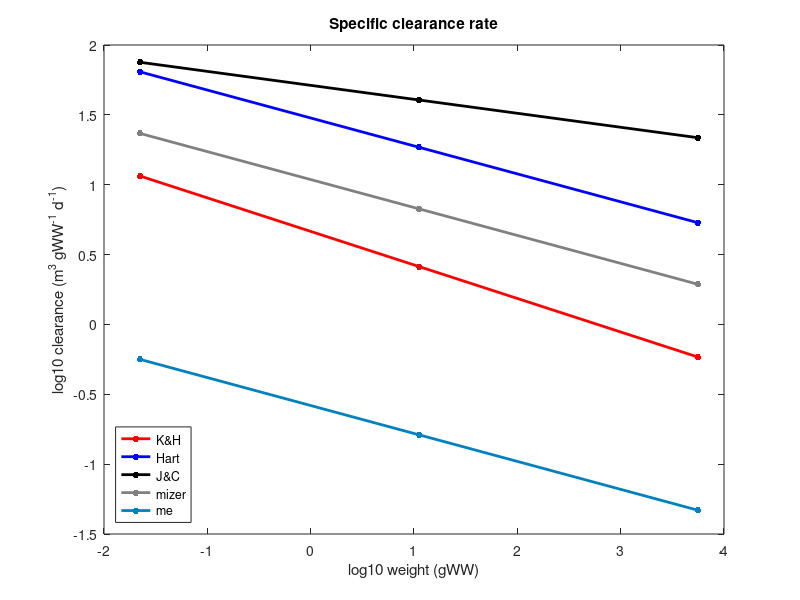
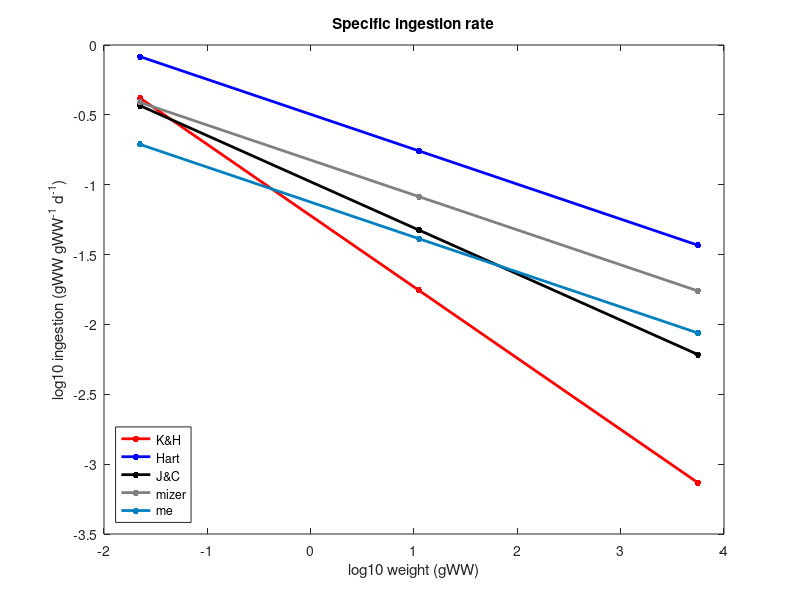
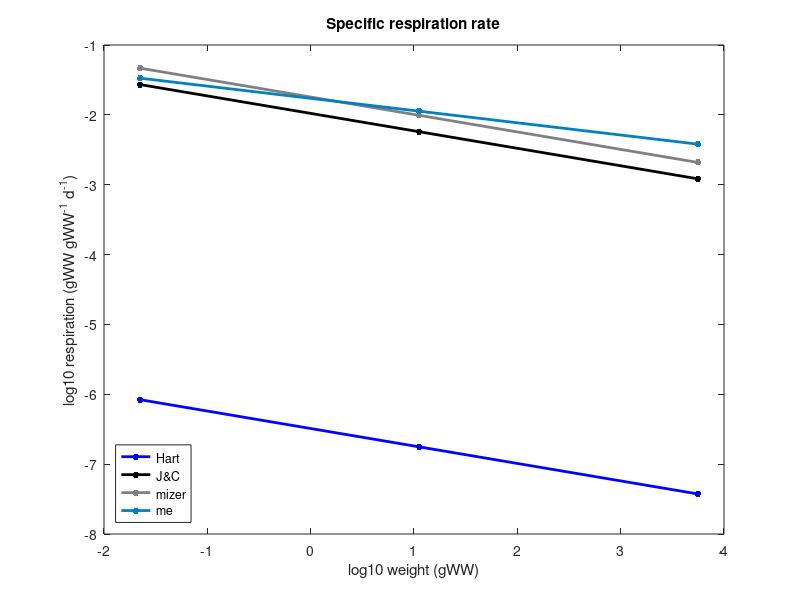
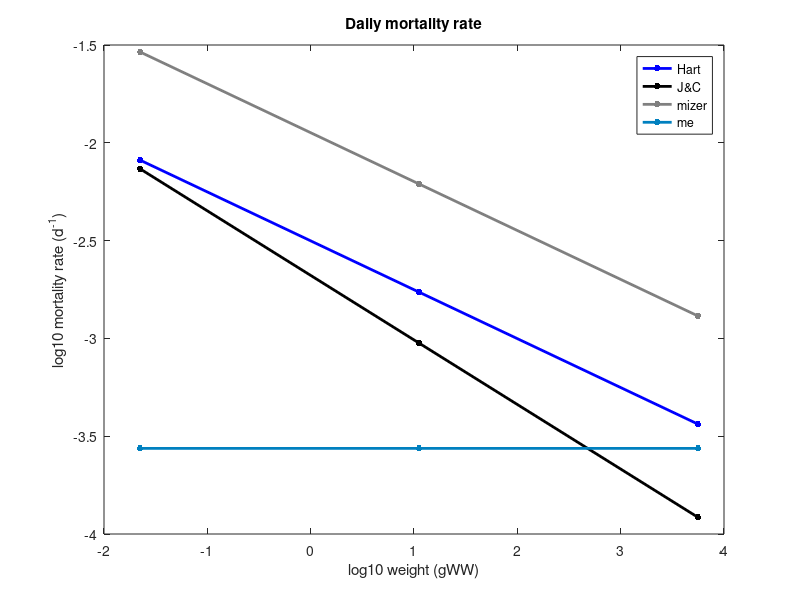

MATLAB code to generate these figures, in order:
% Compare diff Cmax, metab, A, ingest eqs

clear all
close all

prey=0:0.005:0.3;
temp=15;

%!Individual Mass (g)
M_s = 10^((log10(0.001)+log10(0.5))/2);
M_m = 10^((log10(0.5)+log10(250))/2);
M_l = 10^((log10(250)+log10(125000))/2);

%! Body lengths (mm)
% Convert from mm to cm and use their const coeff = 0.01g/cm3
L_s = 10.0 * (M_s/0.01)^(1/3); % small
L_m = 10.0 * (M_m/0.01)^(1/3); % medium
L_l = 10.0 * (M_l/0.01)^(1/3); % large

m=[M_s; M_m; M_l];

%Hartvig et al. constants
q=1-0.8;
h=85;
w=0.0025298;
gamma=0.8e4;
n=1-0.75;
p=1-0.75;
k=10;
u=0.84;

%mizer constants
h2=40;
gamma2=2.9e3;
k2=4.8;
u2=3;

%J&C 15 constants
Q=1-0.9;
H=25;
W=0.0025298;
G=1.37e4;
N=1-0.67;
K=2.5;
U=0.5;
temp2 = temp+273;
Tref = 283;
E=0.6;
k=8.62e-5;


%% Mortality
%Hartvig
Hu = exp(0.063*(temp-10.0)) .* (u.*m.^(-n))/365;

%mizer
Zu = exp(0.063*(temp-10.0)) .* (u2.*m.^(-n))/365;

%J&C
Ju = exp((-1*E/k)*((1./temp2)-(1./Tref))) .* (U.*m.^(-N))/365;

%me
Cu = 0.1/365 * ones(size(m));

%% Annual Mortality
%Hartvig
HuA = exp(0.063*(temp-10.0)) .* (u.*m.^(-n));

%mizer
ZuA = exp(0.063*(temp-10.0)) .* (u2.*m.^(-n));

%J&C
JuA = exp((-1*E/k)*((1./temp2)-(1./Tref))) .* (U.*m.^(-N));

%me
CuA = 0.1 * ones(size(m));


%% Max ingestion
%Kiorboe & Hirst
Imax = exp(0.063*(temp-15.0)) .* 2.5 .* m.^(-0.51) .* 24e-3;

%Hartvig
Hcmax = exp(0.063*(temp-10.0)) .* (h.*m.^-n)/365;

%mizer
Zcmax = exp(0.063*(temp-10.0)) .* (h2.*m.^-n)/365;

%J&C
Jcmax = exp((-1*E/k)*((1./temp2)-(1./Tref))) .* (H.*m.^-N)/365;

%Me
Ccmax = (exp(0.063*(temp-10.0)) .* 20 .* m.^(-0.25)) ./365.0;

%% Respiration
%Hartvig
Hmet = exp(0.063*(temp-10.0)) .* k.*m.^-p ./365.0;

%mizer
Zmet = exp(0.063*(temp-10.0)) .* k2.*m.^-p ./365.0;

%J&C
Jmet = exp((-1*E/k)*((1./temp2)-(1./Tref))) .* K.*m.^-p ./365.0;

%Me
Cmet = 0.2 * (exp(0.0905*(temp-10.0)) .* 20 .* m.^(-0.175)) ./365.0;

%% Max clearance rate/search volume
%Kiorboe & Hirst
Fmax = exp(0.063*(temp-15.0)) .* 10^(3.24) .* m.^(-0.24) .* (24e-3/9);

%Hartvig
HA = exp(0.063*(temp-10.0)) .* (gamma*m.^-q)/365;

%mizer
ZA = exp(0.063*(temp-10.0)) .* (gamma2*m.^-q)/365;

%J&C
JA = exp(0.063*(temp-10.0)) .* (G*m.^-Q)/365;

%me
CA = (exp(0.063*(temp-10.0)) .* 70 .* m.^(-0.2)) ./365.0;

%%
figure(1)
%subplot(2,2,1)
plot(log10(m),log10(Fmax),'.-r','MarkerSize',15,'LineWidth',2); hold on;
plot(log10(m),log10(HA),'.-b','MarkerSize',15,'LineWidth',2); hold on;
plot(log10(m),log10(JA),'.-k','MarkerSize',15,'LineWidth',2); hold on;
plot(log10(m),log10(ZA),'.-','color',[0.5 0.5 0.5],'MarkerSize',15,'LineWidth',2); hold on;
plot(log10(m),log10(CA),'.-','color',[0 0.5 0.75],'MarkerSize',15,'LineWidth',2); hold on;
ylabel('log10 clearance (m^3 gWW^-^1 d^-^1)')
xlabel('log10 weight (gWW)')
legend('K&H','Hart','J&C','mizer','me')
legend('location','southwest')
title('Specific clearance rate')
print('-dpng','Clearance_comp_mass_new_sizes_v3.png')

figure(2)
%subplot(2,2,1)
plot(log10(m),log10(Imax),'.-r','MarkerSize',15,'LineWidth',2); hold on;
plot(log10(m),log10(Hcmax),'.-b','MarkerSize',15,'LineWidth',2); hold on;
plot(log10(m),log10(Jcmax),'.-k','MarkerSize',15,'LineWidth',2); hold on;
plot(log10(m),log10(Zcmax),'.-','color',[0.5 0.5 0.5],'MarkerSize',15,'LineWidth',2); hold on;
plot(log10(m),log10(Ccmax),'.-','color',[0 0.5 0.75],'MarkerSize',15,'LineWidth',2); hold on;
ylabel('log10 ingestion (gWW gWW^-^1 d^-^1)')
xlabel('log10 weight (gWW)')
legend('K&H','Hart','J&C','mizer','me')
legend('location','southwest')
title('Specific ingestion rate')
print('-dpng','Ingestion_comp_mass_new_sizes_v3.png')

figure(3)
%subplot(2,2,1)
plot(log10(m),log10(Hmet),'.-b','MarkerSize',15,'LineWidth',2); hold on;
plot(log10(m),log10(Jmet),'.-k','MarkerSize',15,'LineWidth',2); hold on;
plot(log10(m),log10(Zmet),'.-','color',[0.5 0.5 0.5],'MarkerSize',15,'LineWidth',2); hold on;
plot(log10(m),log10(Cmet),'.-','color',[0 0.5 0.75],'MarkerSize',15,'LineWidth',2); hold on;
ylabel('log10 respiration (gWW gWW^-^1 d^-^1)')
xlabel('log10 weight (gWW)')
legend('Hart','J&C','mizer','me')
legend('location','southwest')
title('Specific respiration rate')
print('-dpng','Respiration_comp_mass_new_sizes_v3.png')

figure(4)
%subplot(2,2,1)
plot(log10(m),log10(Hu),'.-b','MarkerSize',15,'LineWidth',2); hold on;
plot(log10(m),log10(Ju),'.-k','MarkerSize',15,'LineWidth',2); hold on;
plot(log10(m),log10(Zu),'.-','color',[0.5 0.5 0.5],'MarkerSize',15,'LineWidth',2); hold on;
plot(log10(m),log10(Cu),'.-','color',[0 0.5 0.75],'MarkerSize',15,'LineWidth',2); hold on;
ylabel('log10 mortality rate (d^-^1)')
xlabel('log10 weight (gWW)')
legend('Hart','J&C','mizer','me')
legend('location','northeast')
title('Daily mortality rate')
print('-dpng','Mortality_comp_mass_new_sizes_v3.png')

%% TEMP-DEP
mass=[M_s; M_m; M_l];
temp = -2:30;
temp2 = temp+273;

for s=1:3
    m = mass(s);
    
    %% Mortality
    %Hartvig
    Hu = exp(0.063*(temp-10.0)) .* (u.*m.^(-n))/365;
    
    %mizer
    Zu = exp(0.063*(temp-10.0)) .* (u2.*m.^(-n))/365;
    
    %J&C
    Ju = exp((-1*E/k)*((1./temp2)-(1./Tref))) .* (U.*m.^(-N))/365;
    
    %me
    Cu = 0.1/365 * ones(size(temp));
    
    %% Annual Mortality
    %Hartvig
    HuA = exp(0.063*(temp-10.0)) .* (u.*m.^(-n));
    
    %mizer
    ZuA = exp(0.063*(temp-10.0)) .* (u2.*m.^(-n));
    
    %J&C
    JuA = exp((-1*E/k)*((1./temp2)-(1./Tref))) .* (U.*m.^(-N));
    
    %me
    CuA = 0.1 * ones(size(temp));
    
    
    %% Max ingestion
    %Kiorboe & Hirst
    Imax = exp(0.063*(temp-15.0)) .* 2.5 .* m.^(-0.51) .* 24e-3;
    
    %Hartvig
    Hcmax = exp(0.063*(temp-10.0)) .* (h.*m.^-n)/365;
    
    %mizer
    Zcmax = exp(0.063*(temp-10.0)) .* (h2.*m.^-n)/365;
    
    %J&C
    Jcmax = exp((-1*E/k)*((1./temp2)-(1./Tref))) .* (H.*m.^-N)/365;
    
    %Me
    Ccmax = (exp(0.063*(temp-10.0)) .* 20 .* m.^(-0.25)) ./365.0;
    
    %% Respiration
    %Hartvig
    Hmet = exp(0.063*(temp-10.0)) .* k.*m.^-p ./365.0;
    
    %mizer
    Zmet = exp(0.063*(temp-10.0)) .* k2.*m.^-p ./365.0;
    
    %J&C
    Jmet = exp((-1*E/k)*((1./temp2)-(1./Tref))) .* K.*m.^-p ./365.0;
    
    %Me
    Cmet = 0.2 * (exp(0.0905*(temp-10.0)) .* 20 .* m.^(-0.175)) ./365.0;
    
    %% Max clearance rate/search volume
    %Kiorboe & Hirst
    Fmax = exp(0.063*(temp-15.0)) .* 10^(3.24) .* m.^(-0.24) .* (24e-3/9);
    
    %Hartvig
    HA = exp(0.063*(temp-10.0)) .* (gamma*m.^-q)/365;
    
    %mizer
    ZA = exp(0.063*(temp-10.0)) .* (gamma2*m.^-q)/365;
    
    %J&C
    JA = exp(0.063*(temp-10.0)) .* (G*m.^-Q)/365;
    
    %me
    CA = (exp(0.063*(temp-10.0)) .* 70 .* m.^(-0.2)) ./365.0;
    
    %%
    f5=figure(5);
    subplot(2,2,s)
    plot(temp,log10(Fmax),'-r','MarkerSize',15,'LineWidth',2); hold on;
    plot(temp,log10(HA),'-b','MarkerSize',15,'LineWidth',2); hold on;
    plot(temp,log10(JA),'-k','MarkerSize',15,'LineWidth',2); hold on;
    plot(temp,log10(ZA),'-','color',[0.5 0.5 0.5],'MarkerSize',15,'LineWidth',2); hold on;
    plot(temp,log10(CA),'-','color',[0 0.5 0.75],'MarkerSize',15,'LineWidth',2); hold on;
    ylabel('log10 clearance (m^3 gWW^-^1 d^-^1)')
    xlabel('temp (^oC)')
    xlim([-2 30])
    if (s==1)
        legend('K&H','Hart','J&C','mizer','me')
        legend('location','northwest')
    end
    title('Specific clearance rate')
    
    f6=figure(6);
    subplot(2,2,s)
    plot(temp,log10(Imax),'-r','MarkerSize',15,'LineWidth',2); hold on;
    plot(temp,log10(Hcmax),'-b','MarkerSize',15,'LineWidth',2); hold on;
    plot(temp,log10(Jcmax),'-k','MarkerSize',15,'LineWidth',2); hold on;
    plot(temp,log10(Zcmax),'-','color',[0.5 0.5 0.5],'MarkerSize',15,'LineWidth',2); hold on;
    plot(temp,log10(Ccmax),'-','color',[0 0.5 0.75],'MarkerSize',15,'LineWidth',2); hold on;
    ylabel('log10 ingestion (gWW gWW^-^1 d^-^1)')
    xlabel('temp (^oC)')
    xlim([-2 30])
    if (s==1)
        legend('K&H','Hart','J&C','mizer','me')
        legend('location','northwest')
    end
    title('Specific ingestion rate')
    
    f7=figure(7);
    subplot(2,2,s)
    plot(temp,log10(Hmet),'-b','MarkerSize',15,'LineWidth',2); hold on;
    plot(temp,log10(Jmet),'-k','MarkerSize',15,'LineWidth',2); hold on;
    plot(temp,log10(Zmet),'-','color',[0.5 0.5 0.5],'MarkerSize',15,'LineWidth',2); hold on;
    plot(temp,log10(Cmet),'-','color',[0 0.5 0.75],'MarkerSize',15,'LineWidth',2); hold on;
    ylabel('log10 respiration (gWW gWW^-^1 d^-^1)')
    xlabel('temp (^oC)')
    xlim([-2 30])
    if (s==1)
        legend('Hart','J&C','mizer','me')
        legend('location','southeast')
    end
    title('Specific respiration rate')
    
    f8=figure(8);
    subplot(2,2,s)
    plot(temp,log10(Hu),'-b','MarkerSize',15,'LineWidth',2); hold on;
    plot(temp,log10(Ju),'-k','MarkerSize',15,'LineWidth',2); hold on;
    plot(temp,log10(Zu),'-','color',[0.5 0.5 0.5],'MarkerSize',15,'LineWidth',2); hold on;
    plot(temp,log10(Cu),'-','color',[0 0.5 0.75],'MarkerSize',15,'LineWidth',2); hold on;
    ylabel('log10 mortality rate (d^-^1)')
    xlabel('temp (^oC)')
    xlim([-2 30])
    if (s==1)
        legend('Hart','J&C','mizer','me')
        legend('location','east')
    end
    title('Daily mortality rate')
    
    
end
print(f5,'-dpng','Clearance_comp_temp_new_sizes_v3.png')
print(f6,'-dpng','Ingestion_comp_temp_new_sizes_v3.png')
print(f7,'-dpng','Respiration_comp_temp_new_sizes_v3.png')
print(f8,'-dpng','Mortality_comp_temp_new_sizes_v3.png')

%%
JuS = exp((-1*E/k)*((1./temp2)-(1./Tref))) .* (U.*mass(1).^(-N))/365;
JuM = exp((-1*E/k)*((1./temp2)-(1./Tref))) .* (U.*mass(2).^(-N))/365;
JuL = exp((-1*E/k)*((1./temp2)-(1./Tref))) .* (U.*mass(3).^(-N))/365;
JuO = exp((-1*E/k)*((1./temp2)-(1./Tref))) .* (U.*250.^(-N))/365;
    
Cu = 0.1/365 * ones(size(temp));
    
figure(9);
%plot(temp,log10(Hu),'-b','MarkerSize',15,'LineWidth',2); hold on;
plot(temp,log10(JuS),':k','MarkerSize',15,'LineWidth',2); hold on;
plot(temp,log10(JuM),'--k','MarkerSize',15,'LineWidth',2); hold on;
plot(temp,log10(JuL),'-k','MarkerSize',15,'LineWidth',2); hold on;
%plot(temp,log10(Zu),'-','color',[0.5 0.5 0.5],'MarkerSize',15,'LineWidth',2); hold on;
plot(temp,log10(Cu),'-','color',[0 0.5 0.75],'MarkerSize',15,'LineWidth',2); hold on;
plot(temp,log10(JuO),'-b','MarkerSize',15,'LineWidth',2); hold on;
ylabel('log10 mortality rate (d^-^1)')
xlabel('temp (^oC)')
xlim([-2 30])
legend('J&C S','J&C M','J&C L','me')
legend('location','northwest')
title('Daily mortality rate')
%print('-dpng','JC_Mortality_comp_temp_new_sizes_v3.png')
